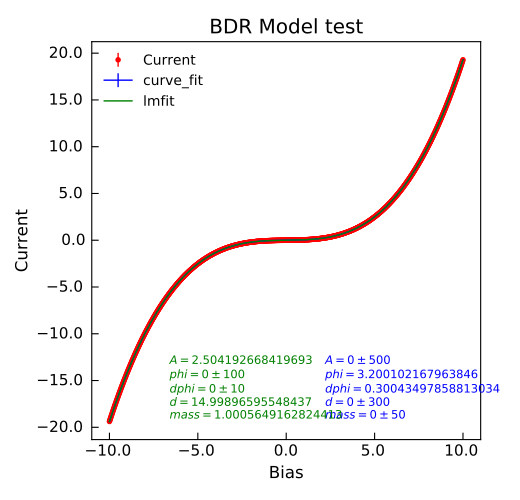

Source code (Python):
"""Example of nDimArrhenius Fit."""
from Stoner import Data
from Stoner.analysis.fitting.models.tunnelling import BDR, bdr
from numpy import linspace, ones_like
from numpy.random import normal

# Make some data
V = linspace(-10, 10, 1000)
I = bdr(V, 2.5, 3.2, 0.3, 15.0, 1.0) + normal(size=len(V), scale=1.0e-3)
dI = ones_like(V) * 1.0e-3

# Curve fit
d = Data(V, I, dI, setas="xye", column_headers=["Bias", "Current", "Noise"])

d.curve_fit(bdr, p0=[2.5, 3.2, 0.3, 15.0, 1.0], result=True, header="curve_fit")
d.setas = "xyey"
d.plot(fmt=["r.", "b-"])
d.annotate_fit(
    bdr,
    x=0.6,
    y=0.05,
    prefix="bdr",
    fontdict={"size": "x-small", "color": "blue"},
)

# lmfit
d.setas = "xy"
fit = BDR(missing="drop")
p0 = fit.guess(I, x=V)
for p, v, mi, mx in zip(
    ["A", "phi", "dphi", "d", "mass"],
    [2.500, 3.2, 0.3, 15.0, 1.0],
    [0.100, 1.0, 0.05, 5.0, 0.5],
    [10, 10.0, 2.0, 30.0, 5.0],
):
    p0[p].value = v
    p0[p].bounds = [mi, mx]
d.lmfit(fit, p0=p0, result=True, header="lmfit")
d.setas = "x...y"
d.plot(fmt="g-")
d.annotate_fit(
    fit,
    x=0.2,
    y=0.05,
    prefix="BDR",
    fontdict={"size": "x-small", "color": "green"},
)

d.ylabel = "Current"
d.title = "BDR Model test"
d.tight_layout()
